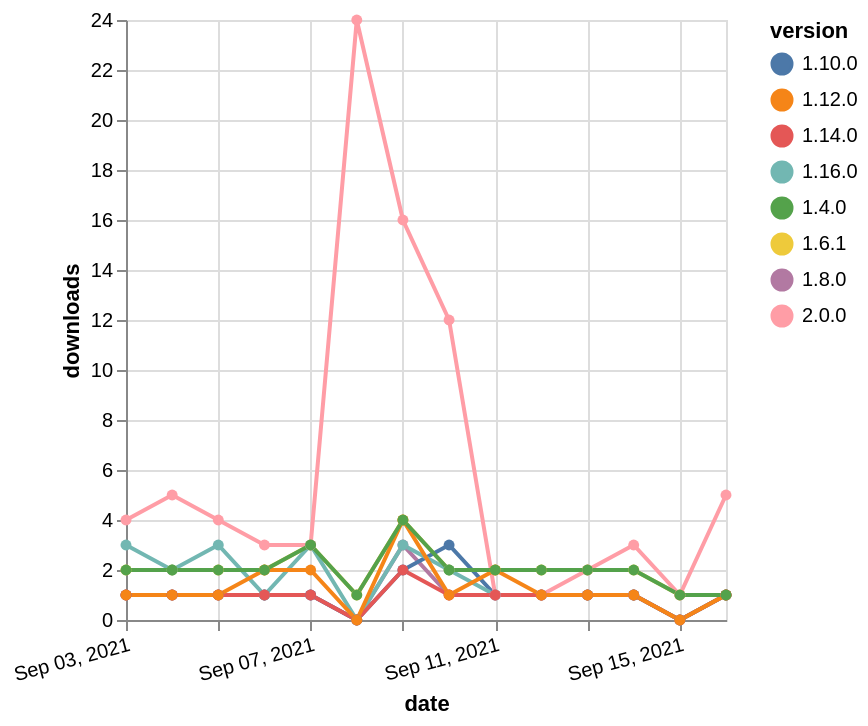

The specification (Vega-Lite) saved for this image:
### Vega-Lite specification from a JSON file in a GitHub repository (floating-point values rounded to 4 significant figures)
{"$schema": "https://vega.github.io/schema/vega-lite/v5.json", "description": "A simple bar chart with embedded data.", "data": {"values": [{"date": "2021-09-03", "total": 2313, "delta": 2, "version": "1.6.1"}, {"date": "2021-09-04", "total": 2315, "delta": 2, "version": "1.6.1"}, {"date": "2021-09-05", "total": 2317, "delta": 2, "version": "1.6.1"}, {"date": "2021-09-06", "total": 2319, "delta": 2, "version": "1.6.1"}, {"date": "2021-09-07", "total": 2322, "delta": 3, "version": "1.6.1"}, {"date": "2021-09-08", "total": 2323, "delta": 1, "version": "1.6.1"}, {"date": "2021-09-09", "total": 2327, "delta": 4, "version": "1.6.1"}, {"date": "2021-09-10", "total": 2329, "delta": 2, "version": "1.6.1"}, {"date": "2021-09-11", "total": 2331, "delta": 2, "version": "1.6.1"}, {"date": "2021-09-12", "total": 2333, "delta": 2, "version": "1.6.1"}, {"date": "2021-09-13", "total": 2335, "delta": 2, "version": "1.6.1"}, {"date": "2021-09-14", "total": 2337, "delta": 2, "version": "1.6.1"}, {"date": "2021-09-15", "total": 2338, "delta": 1, "version": "1.6.1"}, {"date": "2021-09-16", "total": 2339, "delta": 1, "version": "1.6.1"}, {"date": "2021-09-03", "total": 382, "delta": 1, "version": "1.8.0"}, {"date": "2021-09-04", "total": 383, "delta": 1, "version": "1.8.0"}, {"date": "2021-09-05", "total": 384, "delta": 1, "version": "1.8.0"}, {"date": "2021-09-06", "total": 385, "delta": 1, "version": "1.8.0"}, {"date": "2021-09-07", "total": 386, "delta": 1, "version": "1.8.0"}, {"date": "2021-09-08", "total": 386, "delta": 0, "version": "1.8.0"}, {"date": "2021-09-09", "total": 389, "delta": 3, "version": "1.8.0"}, {"date": "2021-09-10", "total": 390, "delta": 1, "version": "1.8.0"}, {"date": "2021-09-11", "total": 391, "delta": 1, "version": "1.8.0"}, {"date": "2021-09-12", "total": 392, "delta": 1, "version": "1.8.0"}, {"date": "2021-09-13", "total": 393, "delta": 1, "version": "1.8.0"}, {"date": "2021-09-14", "total": 394, "delta": 1, "version": "1.8.0"}, {"date": "2021-09-15", "total": 394, "delta": 0, "version": "1.8.0"}, {"date": "2021-09-16", "total": 395, "delta": 1, "version": "1.8.0"}, {"date": "2021-09-03", "total": 309, "delta": 1, "version": "1.10.0"}, {"date": "2021-09-04", "total": 310, "delta": 1, "version": "1.10.0"}, {"date": "2021-09-05", "total": 311, "delta": 1, "version": "1.10.0"}, {"date": "2021-09-06", "total": 312, "delta": 1, "version": "1.10.0"}, {"date": "2021-09-07", "total": 313, "delta": 1, "version": "1.10.0"}, {"date": "2021-09-08", "total": 313, "delta": 0, "version": "1.10.0"}, {"date": "2021-09-09", "total": 315, "delta": 2, "version": "1.10.0"}, {"date": "2021-09-10", "total": 318, "delta": 3, "version": "1.10.0"}, {"date": "2021-09-11", "total": 319, "delta": 1, "version": "1.10.0"}, {"date": "2021-09-12", "total": 320, "delta": 1, "version": "1.10.0"}, {"date": "2021-09-13", "total": 321, "delta": 1, "version": "1.10.0"}, {"date": "2021-09-14", "total": 322, "delta": 1, "version": "1.10.0"}, {"date": "2021-09-15", "total": 322, "delta": 0, "version": "1.10.0"}, {"date": "2021-09-16", "total": 323, "delta": 1, "version": "1.10.0"}, {"date": "2021-09-03", "total": 917, "delta": 3, "version": "1.16.0"}, {"date": "2021-09-04", "total": 919, "delta": 2, "version": "1.16.0"}, {"date": "2021-09-05", "total": 922, "delta": 3, "version": "1.16.0"}, {"date": "2021-09-06", "total": 923, "delta": 1, "version": "1.16.0"}, {"date": "2021-09-07", "total": 926, "delta": 3, "version": "1.16.0"}, {"date": "2021-09-08", "total": 926, "delta": 0, "version": "1.16.0"}, {"date": "2021-09-09", "total": 929, "delta": 3, "version": "1.16.0"}, {"date": "2021-09-10", "total": 931, "delta": 2, "version": "1.16.0"}, {"date": "2021-09-11", "total": 932, "delta": 1, "version": "1.16.0"}, {"date": "2021-09-12", "total": 933, "delta": 1, "version": "1.16.0"}, {"date": "2021-09-13", "total": 934, "delta": 1, "version": "1.16.0"}, {"date": "2021-09-14", "total": 935, "delta": 1, "version": "1.16.0"}, {"date": "2021-09-15", "total": 935, "delta": 0, "version": "1.16.0"}, {"date": "2021-09-16", "total": 936, "delta": 1, "version": "1.16.0"}, {"date": "2021-09-03", "total": 409, "delta": 4, "version": "2.0.0"}, {"date": "2021-09-04", "total": 414, "delta": 5, "version": "2.0.0"}, {"date": "2021-09-05", "total": 418, "delta": 4, "version": "2.0.0"}, {"date": "2021-09-06", "total": 421, "delta": 3, "version": "2.0.0"}, {"date": "2021-09-07", "total": 424, "delta": 3, "version": "2.0.0"}, {"date": "2021-09-08", "total": 448, "delta": 24, "version": "2.0.0"}, {"date": "2021-09-09", "total": 464, "delta": 16, "version": "2.0.0"}, {"date": "2021-09-10", "total": 476, "delta": 12, "version": "2.0.0"}, {"date": "2021-09-11", "total": 477, "delta": 1, "version": "2.0.0"}, {"date": "2021-09-12", "total": 478, "delta": 1, "version": "2.0.0"}, {"date": "2021-09-13", "total": 480, "delta": 2, "version": "2.0.0"}, {"date": "2021-09-14", "total": 483, "delta": 3, "version": "2.0.0"}, {"date": "2021-09-15", "total": 484, "delta": 1, "version": "2.0.0"}, {"date": "2021-09-16", "total": 489, "delta": 5, "version": "2.0.0"}, {"date": "2021-09-03", "total": 387, "delta": 1, "version": "1.14.0"}, {"date": "2021-09-04", "total": 388, "delta": 1, "version": "1.14.0"}, {"date": "2021-09-05", "total": 389, "delta": 1, "version": "1.14.0"}, {"date": "2021-09-06", "total": 390, "delta": 1, "version": "1.14.0"}, {"date": "2021-09-07", "total": 391, "delta": 1, "version": "1.14.0"}, {"date": "2021-09-08", "total": 391, "delta": 0, "version": "1.14.0"}, {"date": "2021-09-09", "total": 393, "delta": 2, "version": "1.14.0"}, {"date": "2021-09-10", "total": 394, "delta": 1, "version": "1.14.0"}, {"date": "2021-09-11", "total": 395, "delta": 1, "version": "1.14.0"}, {"date": "2021-09-12", "total": 396, "delta": 1, "version": "1.14.0"}, {"date": "2021-09-13", "total": 397, "delta": 1, "version": "1.14.0"}, {"date": "2021-09-14", "total": 398, "delta": 1, "version": "1.14.0"}, {"date": "2021-09-15", "total": 398, "delta": 0, "version": "1.14.0"}, {"date": "2021-09-16", "total": 399, "delta": 1, "version": "1.14.0"}, {"date": "2021-09-03", "total": 760, "delta": 1, "version": "1.12.0"}, {"date": "2021-09-04", "total": 761, "delta": 1, "version": "1.12.0"}, {"date": "2021-09-05", "total": 762, "delta": 1, "version": "1.12.0"}, {"date": "2021-09-06", "total": 764, "delta": 2, "version": "1.12.0"}, {"date": "2021-09-07", "total": 766, "delta": 2, "version": "1.12.0"}, {"date": "2021-09-08", "total": 766, "delta": 0, "version": "1.12.0"}, {"date": "2021-09-09", "total": 770, "delta": 4, "version": "1.12.0"}, {"date": "2021-09-10", "total": 771, "delta": 1, "version": "1.12.0"}, {"date": "2021-09-11", "total": 773, "delta": 2, "version": "1.12.0"}, {"date": "2021-09-12", "total": 774, "delta": 1, "version": "1.12.0"}, {"date": "2021-09-13", "total": 775, "delta": 1, "version": "1.12.0"}, {"date": "2021-09-14", "total": 776, "delta": 1, "version": "1.12.0"}, {"date": "2021-09-15", "total": 776, "delta": 0, "version": "1.12.0"}, {"date": "2021-09-16", "total": 777, "delta": 1, "version": "1.12.0"}, {"date": "2021-09-03", "total": 2297, "delta": 2, "version": "1.4.0"}, {"date": "2021-09-04", "total": 2299, "delta": 2, "version": "1.4.0"}, {"date": "2021-09-05", "total": 2301, "delta": 2, "version": "1.4.0"}, {"date": "2021-09-06", "total": 2303, "delta": 2, "version": "1.4.0"}, {"date": "2021-09-07", "total": 2306, "delta": 3, "version": "1.4.0"}, {"date": "2021-09-08", "total": 2307, "delta": 1, "version": "1.4.0"}, {"date": "2021-09-09", "total": 2311, "delta": 4, "version": "1.4.0"}, {"date": "2021-09-10", "total": 2313, "delta": 2, "version": "1.4.0"}, {"date": "2021-09-11", "total": 2315, "delta": 2, "version": "1.4.0"}, {"date": "2021-09-12", "total": 2317, "delta": 2, "version": "1.4.0"}, {"date": "2021-09-13", "total": 2319, "delta": 2, "version": "1.4.0"}, {"date": "2021-09-14", "total": 2321, "delta": 2, "version": "1.4.0"}, {"date": "2021-09-15", "total": 2322, "delta": 1, "version": "1.4.0"}, {"date": "2021-09-16", "total": 2323, "delta": 1, "version": "1.4.0"}]}, "width": "container", "mark": {"type": "line", "point": {"filled": true}}, "encoding": {"x": {"field": "date", "type": "temporal", "timeUnit": "yearmonthdate", "title": "date", "axis": {"labelAngle": -15}}, "y": {"field": "delta", "type": "quantitative", "title": "downloads"}, "color": {"field": "version", "type": "nominal"}, "tooltip": {"field": "delta"}}}
